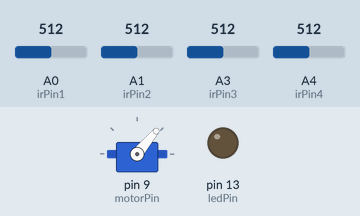
A sketch run on a simulated Arduino Uno, built with avr-gcc and run on an emulated ATmega328P. Shown: servo, output pins drawn as LEDs (lit = HIGH). The test bench sets the inputs (shaded band); at power-on: A0 (irPin1) = 512, A1 (irPin2) = 512, A3 (irPin3) = 512, A4 (irPin4) = 512. What the sketch prints to the serial monitor is not drawn.

Above: at 0.1 s.
Timing chart, 0 to 1.6 s (numbered marks = the images above):
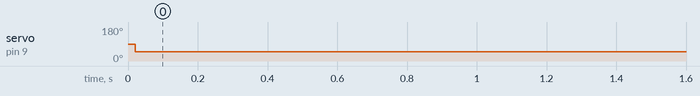

The sketch:

firmware.ino
```cpp
// --------------------------------
// Author: Tuan Nguyen
// Date created: 20190605
// --------------------------------
/*
 *
 */

// include libraries
#include <Servo.h>


// define pins
#define irPin1       A0
#define irPin2       A1
#define irPin3       A3
#define irPin4       A4
#define motorPin     9
#define ledPin       13


// define states
#define NO_TRAIN          0
#define TRAIN_LO          1
#define TRAIN_LI          2
#define TRAIN_RO          3
#define TRAIN_RI          4
#define TRAIN_MIDDLE      5


// define motor value of gate open/close
#define GATE_OPEN       50
#define GATE_CLOSED     140


// initialize variables and servo motor
int state = NO_TRAIN;
bool LO, LI;
bool RO, RI;
Servo myservo;


void setup() {
  // put your setup code here, to run once:
  Serial.begin (9600);
  // pin modes
  pinMode(irPin1, INPUT);   // ir sensor 1 pin as input
  pinMode(irPin2, INPUT);   // ir sensor 2 pin as input
  pinMode(irPin3, INPUT);   // ir sensor 3 pin as input
  pinMode(irPin4, INPUT);   // ir sensor 4 pin as input
  myservo.attach(motorPin);
  pinMode(ledPin, OUTPUT);
}


void loop() {
  // put your main code here, to run repeatedly:

  // check train position
  int LO_value = analogRead(irPin1);
  int LI_value = analogRead(irPin2);
  int RI_value = analogRead(irPin3);
  int RO_value = analogRead(irPin4);

  LO = convertValue(LO_value);
  delay(5);
  LI = convertValue(LI_value);
  delay(5);
  RI = convertValue(RI_value);
  delay(5);
  RO = convertValue(RO_value);
  delay(5);

  state = updateState(state, LO, LI, RI, RO);
  controlGate(state);

  Serial.print(LO);
  Serial.print(" ");
  Serial.print(LI);
  Serial.print(" ");
  Serial.print(RI);
  Serial.print(" ");
  Serial.println(RO);
  Serial.println(state); // keep track of state
  Serial.println("-----------");
}


int convertValue(int value) {
// input: int value
// output: boolean
  if(value < 900) {
    return true;
    }
  return false;
}


int updateState(int curState, bool leftOut, bool leftIn, bool rightIn, bool rightOut) {
// input: int curState, 4 booleans leftOut, leftIn, rightIn, rightOut
// output: next state (logic based on state machine)

  if(curState==NO_TRAIN and !leftOut and !leftIn and !rightIn and !rightOut) {
    curState = NO_TRAIN;
    Serial.println(0);
    }
  if(curState==NO_TRAIN and leftOut and !leftIn and !rightIn and !rightOut) {
    curState = TRAIN_LO;
    Serial.println(1);
    }
  if(curState==NO_TRAIN and !leftOut and !leftIn and !rightIn and rightOut) {
    curState = TRAIN_RO;
    Serial.println(2);
    }
  if(curState==TRAIN_LO and !leftOut and !leftIn and !rightIn and !rightOut) {
    curState = NO_TRAIN;
    Serial.println(3);
    }
  if(curState==TRAIN_LO and leftOut and !leftIn and !rightIn and !rightOut) {
    curState = TRAIN_LO;
    Serial.println(4);
    }
  if(curState==TRAIN_LO and leftIn and !rightIn and !rightOut) {
    curState = TRAIN_LI;
    Serial.println(5);
    }
  if(curState==TRAIN_LI and leftOut and !leftIn and !rightIn and !rightOut) {
    curState = TRAIN_LO;
    Serial.println(6);
    }
  if(curState==TRAIN_LI and leftIn and !rightIn and !rightOut) {
    curState = TRAIN_LI;
    Serial.println(7);
    }
  if(curState==TRAIN_LI and !leftOut and !leftIn and !rightIn and !rightOut) {
    curState = TRAIN_MIDDLE;
    Serial.println(8);
    }
  if(curState==TRAIN_RO and !leftOut and !leftIn and !rightIn and !rightOut) {
    curState = NO_TRAIN;
    Serial.println(9);
    }
  if(curState==TRAIN_RO and !leftOut and !leftIn and !rightIn and rightOut) {
    curState = TRAIN_RO;
    Serial.println(10);
    }
  if(curState==TRAIN_RO and !leftOut and !leftIn and rightIn) {
    curState = TRAIN_RI;
    Serial.println(11);
    }
  if(curState==TRAIN_RI and !leftOut and !leftIn and !rightIn and rightOut) {
    curState = TRAIN_RO;
    Serial.println(12);
    }
  if(curState==TRAIN_RI and !leftOut and !leftIn and rightIn) {
    curState = TRAIN_RI;
    Serial.println(13);
    }
  if(curState==TRAIN_RI and !leftOut and !leftIn and !rightIn and !rightOut) {
    curState = TRAIN_MIDDLE;
    Serial.println(14);
    }
  if(curState==TRAIN_MIDDLE and !leftOut and !leftIn and !rightIn and !rightOut) {
    curState = TRAIN_MIDDLE;
    Serial.println(15);
    }
  if(curState==TRAIN_MIDDLE and leftIn and !rightIn and !rightOut) {
    curState = TRAIN_LI;
    Serial.println(16);
    }
  if(curState==TRAIN_MIDDLE and !leftOut and !leftIn and rightIn) {
    curState = TRAIN_RI;
    Serial.println(17);
    }

  return curState;
}


void controlGate(int curState) {
// task: control the crossing gate and LED based on curState

  if((curState==NO_TRAIN) or (curState==TRAIN_LO) or (curState==TRAIN_RO)) { // train not crossing yet
    digitalWrite(ledPin, LOW);
    myservo.write(GATE_OPEN);
    Serial.println("OPEN");
    }
  else { // railway crossing
    digitalWrite(ledPin, HIGH);
    myservo.write(GATE_CLOSED);
    Serial.println("CLOSED");
    }
}
```

Measured:
- by itself, servo on pin 9 (motorPin): 90° → 50° at 0.02 s
